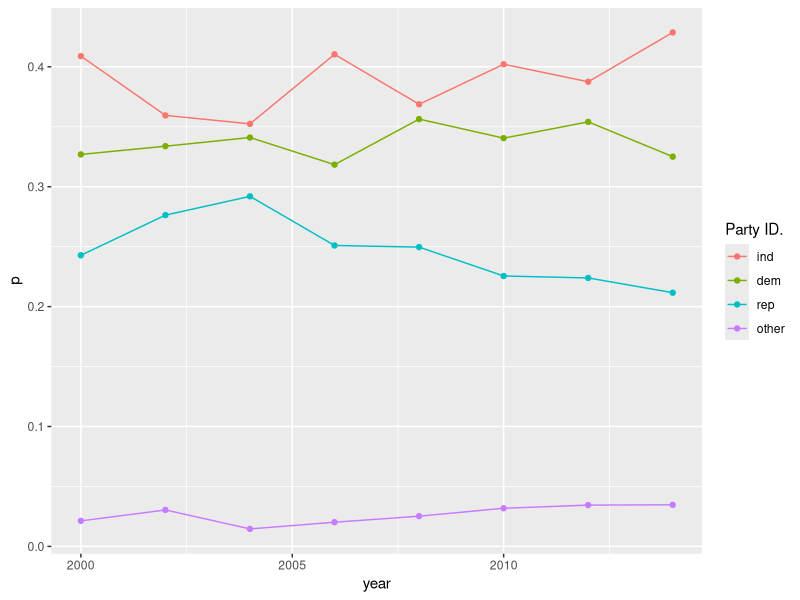
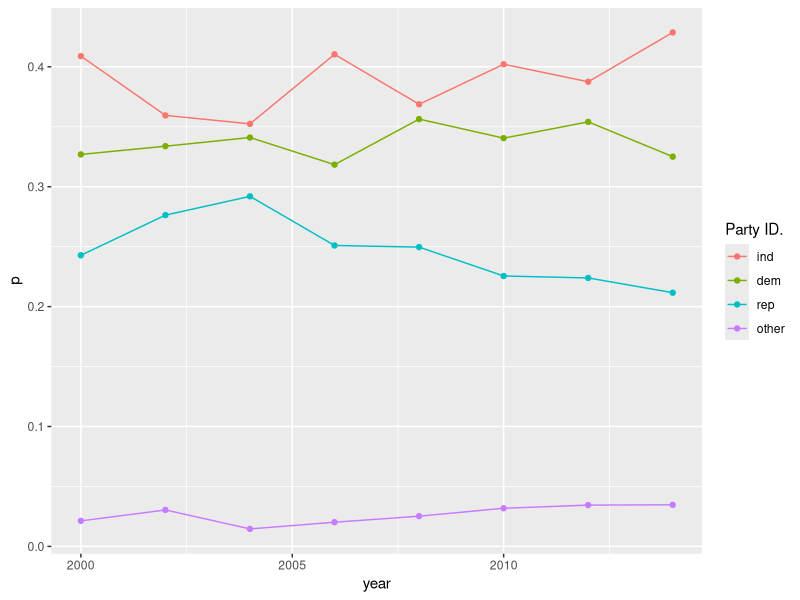

Write the R code that produced these figures, in order.
library(tidyverse)

gss_cat %>%
  mutate(partyid =fct_collapse(partyid,
                  other = c("No answer", "Don't know", "Other party"),
                  rep = c("Strong republican", "Not str republican"),
                  ind = c("Ind,near rep", "Independent", "Ind,near dem"),
                  dem = c("Not str democrat", "Strong democrat"))) %>%
  count(year, partyid) %>%
  group_by(year) %>%
  mutate(p = n / sum(n)) %>%
  ggplot(aes(x = year, y = p,
             colour = fct_reorder2(partyid, year, p))) +
  geom_point() + 
  geom_line() +
  labs(colour = "Party ID.")

ggsave("factors/figs/democrat_republican_prop.png")
